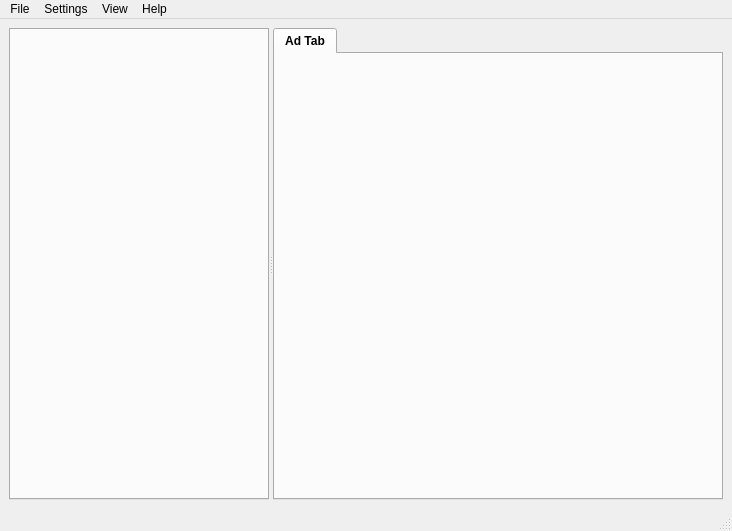
<?xml version="1.0" encoding="UTF-8"?>
<ui version="4.0">
 <class>MainWindow</class>
 <widget class="QMainWindow" name="MainWindow">
  <property name="windowModality">
   <enum>Qt::NonModal</enum>
  </property>
  <property name="geometry">
   <rect>
    <x>0</x>
    <y>0</y>
    <width>732</width>
    <height>531</height>
   </rect>
  </property>
  <property name="sizePolicy">
   <sizepolicy hsizetype="Expanding" vsizetype="Expanding">
    <horstretch>0</horstretch>
    <verstretch>0</verstretch>
   </sizepolicy>
  </property>
  <property name="minimumSize">
   <size>
    <width>700</width>
    <height>530</height>
   </size>
  </property>
  <property name="windowTitle">
   <string>Smart Scan</string>
  </property>
  <property name="windowIcon">
   <iconset>
    <normaloff>:/resources/Icon.png</normaloff>:/resources/Icon.png</iconset>
  </property>
  <widget class="QWidget" name="centralwidget">
   <layout class="QGridLayout" name="gridLayout">
    <item row="0" column="0">
     <widget class="QSplitter" name="splitter_2">
      <property name="orientation">
       <enum>Qt::Horizontal</enum>
      </property>
      <widget class="QTabWidget" name="controlTabWidget">
       <property name="sizePolicy">
        <sizepolicy hsizetype="MinimumExpanding" vsizetype="MinimumExpanding">
         <horstretch>0</horstretch>
         <verstretch>0</verstretch>
        </sizepolicy>
       </property>
       <property name="minimumSize">
        <size>
         <width>260</width>
         <height>0</height>
        </size>
       </property>
       <property name="maximumSize">
        <size>
         <width>368</width>
         <height>16777215</height>
        </size>
       </property>
       <property name="font">
        <font>
         <weight>75</weight>
         <bold>true</bold>
        </font>
       </property>
       <property name="tabPosition">
        <enum>QTabWidget::North</enum>
       </property>
       <property name="tabShape">
        <enum>QTabWidget::Rounded</enum>
       </property>
       <property name="currentIndex">
        <number>-1</number>
       </property>
      </widget>
      <widget class="QSplitter" name="splitter">
       <property name="sizePolicy">
        <sizepolicy hsizetype="Preferred" vsizetype="Expanding">
         <horstretch>0</horstretch>
         <verstretch>0</verstretch>
        </sizepolicy>
       </property>
       <property name="minimumSize">
        <size>
         <width>320</width>
         <height>420</height>
        </size>
       </property>
       <property name="maximumSize">
        <size>
         <width>16777215</width>
         <height>16777215</height>
        </size>
       </property>
       <property name="orientation">
        <enum>Qt::Vertical</enum>
       </property>
       <property name="childrenCollapsible">
        <bool>true</bool>
       </property>
       <widget class="QTabWidget" name="uiGraphicsTabWidget">
        <property name="sizePolicy">
         <sizepolicy hsizetype="Preferred" vsizetype="Expanding">
          <horstretch>0</horstretch>
          <verstretch>255</verstretch>
         </sizepolicy>
        </property>
        <property name="minimumSize">
         <size>
          <width>335</width>
          <height>370</height>
         </size>
        </property>
        <property name="maximumSize">
         <size>
          <width>16777215</width>
          <height>16777215</height>
         </size>
        </property>
        <property name="sizeIncrement">
         <size>
          <width>0</width>
          <height>0</height>
         </size>
        </property>
        <property name="font">
         <font>
          <weight>75</weight>
          <bold>true</bold>
         </font>
        </property>
        <property name="currentIndex">
         <number>0</number>
        </property>
        <widget class="QWidget" name="uiGraphicsTab">
         <property name="sizePolicy">
          <sizepolicy hsizetype="Preferred" vsizetype="Expanding">
           <horstretch>0</horstretch>
           <verstretch>0</verstretch>
          </sizepolicy>
         </property>
         <property name="minimumSize">
          <size>
           <width>330</width>
           <height>360</height>
          </size>
         </property>
         <attribute name="title">
          <string>Ad Tab</string>
         </attribute>
         <layout class="QVBoxLayout" name="verticalLayout"/>
        </widget>
       </widget>
      </widget>
     </widget>
    </item>
   </layout>
  </widget>
  <widget class="QMenuBar" name="menubar">
   <property name="geometry">
    <rect>
     <x>0</x>
     <y>0</y>
     <width>732</width>
     <height>21</height>
    </rect>
   </property>
   <widget class="QMenu" name="menuFile">
    <property name="title">
     <string>File</string>
    </property>
    <addaction name="actionExit"/>
   </widget>
   <widget class="QMenu" name="menuSettings">
    <property name="title">
     <string>Settings</string>
    </property>
    <addaction name="actionAdd_User"/>
    <addaction name="actionRemove_User"/>
   </widget>
   <widget class="QMenu" name="menuView">
    <property name="title">
     <string>View</string>
    </property>
    <addaction name="actionLogger"/>
    <addaction name="actionInbox_Stats"/>
   </widget>
   <widget class="QMenu" name="menuHelp">
    <property name="toolTip">
     <string>Help</string>
    </property>
    <property name="title">
     <string>Help</string>
    </property>
    <addaction name="actionAbout"/>
    <addaction name="actionTutorial"/>
   </widget>
   <addaction name="menuFile"/>
   <addaction name="menuSettings"/>
   <addaction name="menuView"/>
   <addaction name="menuHelp"/>
  </widget>
  <widget class="QStatusBar" name="statusbar"/>
  <action name="actionExit">
   <property name="icon">
    <iconset>
     <normaloff>:/resources/exit.png</normaloff>:/resources/exit.png</iconset>
   </property>
   <property name="text">
    <string>Exit</string>
   </property>
  </action>
  <action name="actionUser">
   <property name="text">
    <string>User Info</string>
   </property>
  </action>
  <action name="actionLogger">
   <property name="checkable">
    <bool>true</bool>
   </property>
   <property name="checked">
    <bool>true</bool>
   </property>
   <property name="text">
    <string>Logger</string>
   </property>
   <property name="toolTip">
    <string>View Logger</string>
   </property>
  </action>
  <action name="actionTimeSet">
   <property name="text">
    <string>Time</string>
   </property>
  </action>
  <action name="actionAbout">
   <property name="text">
    <string>About</string>
   </property>
  </action>
  <action name="actionPreferences">
   <property name="text">
    <string>Preferences</string>
   </property>
  </action>
  <action name="actionAdd_User">
   <property name="text">
    <string>Add Gmail ID</string>
   </property>
  </action>
  <action name="actionRemove_User">
   <property name="text">
    <string>Remove Gmail ID</string>
   </property>
  </action>
  <action name="actionTutorial">
   <property name="text">
    <string>Tutorial</string>
   </property>
  </action>
  <action name="actionInbox_Stats">
   <property name="checkable">
    <bool>true</bool>
   </property>
   <property name="checked">
    <bool>true</bool>
   </property>
   <property name="text">
    <string>Inbox Stats</string>
   </property>
  </action>
  <action name="actionConnection_Settings">
   <property name="text">
    <string>Connection Settings</string>
   </property>
  </action>
  <action name="actionConnection_Settings_2">
   <property name="text">
    <string>Connection Settings</string>
   </property>
  </action>
 </widget>
 <resources/>
 <connections/>
</ui>
